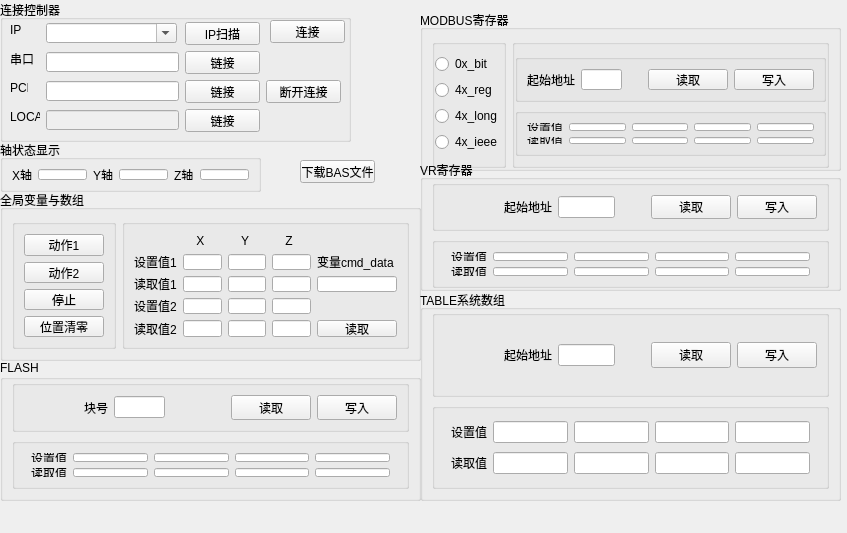
<?xml version="1.0" encoding="UTF-8"?>
<ui version="4.0">
 <class>Form</class>
 <widget class="QWidget" name="Form">
  <property name="geometry">
   <rect>
    <x>0</x>
    <y>0</y>
    <width>847</width>
    <height>533</height>
   </rect>
  </property>
  <property name="windowTitle">
   <string>Form</string>
  </property>
  <widget class="QGroupBox" name="groupBox_2">
   <property name="geometry">
    <rect>
     <x>0</x>
     <y>140</y>
     <width>261</width>
     <height>52</height>
    </rect>
   </property>
   <property name="title">
    <string>轴状态显示</string>
   </property>
   <layout class="QHBoxLayout" name="horizontalLayout">
    <item>
     <widget class="QLabel" name="label_2">
      <property name="text">
       <string>X轴</string>
      </property>
     </widget>
    </item>
    <item>
     <widget class="QLineEdit" name="edit_State_X">
      <property name="readOnly">
       <bool>true</bool>
      </property>
     </widget>
    </item>
    <item>
     <widget class="QLabel" name="label_3">
      <property name="text">
       <string>Y轴</string>
      </property>
     </widget>
    </item>
    <item>
     <widget class="QLineEdit" name="edit_State_Y">
      <property name="readOnly">
       <bool>true</bool>
      </property>
     </widget>
    </item>
    <item>
     <widget class="QLabel" name="label_4">
      <property name="text">
       <string>Z轴</string>
      </property>
     </widget>
    </item>
    <item>
     <widget class="QLineEdit" name="edit_State_Z">
      <property name="readOnly">
       <bool>true</bool>
      </property>
     </widget>
    </item>
   </layout>
  </widget>
  <widget class="QPushButton" name="btn_loadBAS">
   <property name="geometry">
    <rect>
     <x>300</x>
     <y>160</y>
     <width>75</width>
     <height>23</height>
    </rect>
   </property>
   <property name="text">
    <string>下载BAS文件</string>
   </property>
  </widget>
  <widget class="QGroupBox" name="groupBox_13">
   <property name="geometry">
    <rect>
     <x>420</x>
     <y>10</y>
     <width>421</width>
     <height>161</height>
    </rect>
   </property>
   <property name="title">
    <string>MODBUS寄存器</string>
   </property>
   <layout class="QHBoxLayout" name="horizontalLayout_4">
    <property name="bottomMargin">
     <number>0</number>
    </property>
    <item>
     <widget class="QGroupBox" name="groupBox_9">
      <property name="title">
       <string/>
      </property>
      <layout class="QVBoxLayout" name="verticalLayout_3">
       <property name="leftMargin">
        <number>0</number>
       </property>
       <property name="rightMargin">
        <number>0</number>
       </property>
       <item>
        <widget class="QRadioButton" name="radioButton_Bit">
         <property name="text">
          <string>0x_bit</string>
         </property>
        </widget>
       </item>
       <item>
        <widget class="QRadioButton" name="radioButton_Reg">
         <property name="text">
          <string>4x_reg</string>
         </property>
        </widget>
       </item>
       <item>
        <widget class="QRadioButton" name="radioButton_Long">
         <property name="text">
          <string>4x_long</string>
         </property>
        </widget>
       </item>
       <item>
        <widget class="QRadioButton" name="radioButton_Ieee">
         <property name="text">
          <string>4x_ieee</string>
         </property>
        </widget>
       </item>
      </layout>
     </widget>
    </item>
    <item>
     <widget class="QGroupBox" name="groupBox_10">
      <property name="title">
       <string/>
      </property>
      <layout class="QVBoxLayout" name="verticalLayout_4">
       <property name="leftMargin">
        <number>0</number>
       </property>
       <property name="rightMargin">
        <number>0</number>
       </property>
       <item>
        <widget class="QGroupBox" name="groupBox_11">
         <property name="title">
          <string/>
         </property>
         <layout class="QHBoxLayout" name="horizontalLayout_3">
          <item>
           <widget class="QLabel" name="label_19">
            <property name="text">
             <string>起始地址</string>
            </property>
           </widget>
          </item>
          <item>
           <widget class="QLineEdit" name="edit_Modbus_Num"/>
          </item>
          <item>
           <spacer name="horizontalSpacer_5">
            <property name="orientation">
             <enum>Qt::Horizontal</enum>
            </property>
            <property name="sizeType">
             <enum>QSizePolicy::Fixed</enum>
            </property>
            <property name="sizeHint" stdset="0">
             <size>
              <width>20</width>
              <height>20</height>
             </size>
            </property>
           </spacer>
          </item>
          <item>
           <widget class="QPushButton" name="btn_Modbus_Read">
            <property name="text">
             <string>读取</string>
            </property>
           </widget>
          </item>
          <item>
           <widget class="QPushButton" name="btn_Modbus_Write">
            <property name="text">
             <string>写入</string>
            </property>
           </widget>
          </item>
         </layout>
        </widget>
       </item>
       <item>
        <widget class="QGroupBox" name="groupBox_12">
         <property name="title">
          <string/>
         </property>
         <layout class="QGridLayout" name="gridLayout_4">
          <item row="0" column="1">
           <widget class="QLabel" name="label_20">
            <property name="text">
             <string>设置值</string>
            </property>
           </widget>
          </item>
          <item row="0" column="3">
           <widget class="QLineEdit" name="edit_Modbus_Set_2"/>
          </item>
          <item row="0" column="4">
           <widget class="QLineEdit" name="edit_Modbus_Set_3"/>
          </item>
          <item row="1" column="2">
           <widget class="QLineEdit" name="edit_Modbus_Get_1">
            <property name="readOnly">
             <bool>true</bool>
            </property>
           </widget>
          </item>
          <item row="1" column="5">
           <widget class="QLineEdit" name="edit_Modbus_Get_4">
            <property name="readOnly">
             <bool>true</bool>
            </property>
           </widget>
          </item>
          <item row="0" column="5">
           <widget class="QLineEdit" name="edit_Modbus_Set_4"/>
          </item>
          <item row="1" column="1">
           <widget class="QLabel" name="label_21">
            <property name="text">
             <string>读取值</string>
            </property>
           </widget>
          </item>
          <item row="1" column="3">
           <widget class="QLineEdit" name="edit_Modbus_Get_2">
            <property name="readOnly">
             <bool>true</bool>
            </property>
           </widget>
          </item>
          <item row="1" column="4">
           <widget class="QLineEdit" name="edit_Modbus_Get_3">
            <property name="readOnly">
             <bool>true</bool>
            </property>
           </widget>
          </item>
          <item row="0" column="0">
           <spacer name="horizontalSpacer_7">
            <property name="orientation">
             <enum>Qt::Horizontal</enum>
            </property>
            <property name="sizeHint" stdset="0">
             <size>
              <width>40</width>
              <height>20</height>
             </size>
            </property>
           </spacer>
          </item>
          <item row="0" column="2">
           <widget class="QLineEdit" name="edit_Modbus_Set_1"/>
          </item>
          <item row="0" column="6">
           <spacer name="horizontalSpacer_8">
            <property name="orientation">
             <enum>Qt::Horizontal</enum>
            </property>
            <property name="sizeHint" stdset="0">
             <size>
              <width>40</width>
              <height>20</height>
             </size>
            </property>
           </spacer>
          </item>
         </layout>
        </widget>
       </item>
      </layout>
     </widget>
    </item>
   </layout>
  </widget>
  <widget class="QGroupBox" name="groupBox_17">
   <property name="geometry">
    <rect>
     <x>420</x>
     <y>290</y>
     <width>421</width>
     <height>211</height>
    </rect>
   </property>
   <property name="title">
    <string>TABLE系统数组</string>
   </property>
   <layout class="QVBoxLayout" name="verticalLayout_6">
    <property name="topMargin">
     <number>0</number>
    </property>
    <property name="bottomMargin">
     <number>9</number>
    </property>
    <item>
     <widget class="QGroupBox" name="groupBox_18">
      <property name="title">
       <string/>
      </property>
      <layout class="QHBoxLayout" name="horizontalLayout_6">
       <item>
        <spacer name="horizontalSpacer_13">
         <property name="orientation">
          <enum>Qt::Horizontal</enum>
         </property>
         <property name="sizeType">
          <enum>QSizePolicy::Fixed</enum>
         </property>
         <property name="sizeHint" stdset="0">
          <size>
           <width>60</width>
           <height>20</height>
          </size>
         </property>
        </spacer>
       </item>
       <item>
        <widget class="QLabel" name="label_25">
         <property name="text">
          <string>起始地址</string>
         </property>
        </widget>
       </item>
       <item>
        <widget class="QLineEdit" name="edit_Table_Num"/>
       </item>
       <item>
        <spacer name="horizontalSpacer_14">
         <property name="orientation">
          <enum>Qt::Horizontal</enum>
         </property>
         <property name="sizeType">
          <enum>QSizePolicy::Fixed</enum>
         </property>
         <property name="sizeHint" stdset="0">
          <size>
           <width>30</width>
           <height>20</height>
          </size>
         </property>
        </spacer>
       </item>
       <item>
        <widget class="QPushButton" name="btn_Table_Read">
         <property name="text">
          <string>读取</string>
         </property>
        </widget>
       </item>
       <item>
        <widget class="QPushButton" name="btn_Table_Write">
         <property name="text">
          <string>写入</string>
         </property>
        </widget>
       </item>
      </layout>
     </widget>
    </item>
    <item>
     <widget class="QGroupBox" name="groupBox_19">
      <property name="title">
       <string/>
      </property>
      <layout class="QGridLayout" name="gridLayout_6">
       <item row="0" column="1">
        <widget class="QLabel" name="label_26">
         <property name="text">
          <string>设置值</string>
         </property>
        </widget>
       </item>
       <item row="0" column="3">
        <widget class="QLineEdit" name="edit_Table_Set_2"/>
       </item>
       <item row="0" column="4">
        <widget class="QLineEdit" name="edit_Table_Set_3"/>
       </item>
       <item row="1" column="2">
        <widget class="QLineEdit" name="edit_Table_Get_1">
         <property name="readOnly">
          <bool>true</bool>
         </property>
        </widget>
       </item>
       <item row="1" column="5">
        <widget class="QLineEdit" name="edit_Table_Get_4">
         <property name="readOnly">
          <bool>true</bool>
         </property>
        </widget>
       </item>
       <item row="0" column="5">
        <widget class="QLineEdit" name="edit_Table_Set_4"/>
       </item>
       <item row="1" column="1">
        <widget class="QLabel" name="label_27">
         <property name="text">
          <string>读取值</string>
         </property>
        </widget>
       </item>
       <item row="1" column="3">
        <widget class="QLineEdit" name="edit_Table_Get_2">
         <property name="readOnly">
          <bool>true</bool>
         </property>
        </widget>
       </item>
       <item row="1" column="4">
        <widget class="QLineEdit" name="edit_Table_Get_3">
         <property name="readOnly">
          <bool>true</bool>
         </property>
        </widget>
       </item>
       <item row="0" column="0">
        <spacer name="horizontalSpacer_15">
         <property name="orientation">
          <enum>Qt::Horizontal</enum>
         </property>
         <property name="sizeHint" stdset="0">
          <size>
           <width>40</width>
           <height>20</height>
          </size>
         </property>
        </spacer>
       </item>
       <item row="0" column="2">
        <widget class="QLineEdit" name="edit_Table_Set_1"/>
       </item>
       <item row="0" column="6">
        <spacer name="horizontalSpacer_16">
         <property name="orientation">
          <enum>Qt::Horizontal</enum>
         </property>
         <property name="sizeHint" stdset="0">
          <size>
           <width>40</width>
           <height>20</height>
          </size>
         </property>
        </spacer>
       </item>
      </layout>
     </widget>
    </item>
   </layout>
  </widget>
  <widget class="QGroupBox" name="groupBox_14">
   <property name="geometry">
    <rect>
     <x>420</x>
     <y>160</y>
     <width>421</width>
     <height>131</height>
    </rect>
   </property>
   <property name="title">
    <string>VR寄存器</string>
   </property>
   <layout class="QVBoxLayout" name="verticalLayout_5">
    <property name="topMargin">
     <number>0</number>
    </property>
    <property name="bottomMargin">
     <number>0</number>
    </property>
    <item>
     <widget class="QGroupBox" name="groupBox_15">
      <property name="title">
       <string/>
      </property>
      <layout class="QHBoxLayout" name="horizontalLayout_5">
       <item>
        <spacer name="horizontalSpacer_9">
         <property name="orientation">
          <enum>Qt::Horizontal</enum>
         </property>
         <property name="sizeType">
          <enum>QSizePolicy::Fixed</enum>
         </property>
         <property name="sizeHint" stdset="0">
          <size>
           <width>60</width>
           <height>20</height>
          </size>
         </property>
        </spacer>
       </item>
       <item>
        <widget class="QLabel" name="label_22">
         <property name="text">
          <string>起始地址</string>
         </property>
        </widget>
       </item>
       <item>
        <widget class="QLineEdit" name="edit_VR_Num"/>
       </item>
       <item>
        <spacer name="horizontalSpacer_10">
         <property name="orientation">
          <enum>Qt::Horizontal</enum>
         </property>
         <property name="sizeType">
          <enum>QSizePolicy::Fixed</enum>
         </property>
         <property name="sizeHint" stdset="0">
          <size>
           <width>30</width>
           <height>20</height>
          </size>
         </property>
        </spacer>
       </item>
       <item>
        <widget class="QPushButton" name="btn_VR_Read">
         <property name="text">
          <string>读取</string>
         </property>
        </widget>
       </item>
       <item>
        <widget class="QPushButton" name="btn_VR_Write">
         <property name="text">
          <string>写入</string>
         </property>
        </widget>
       </item>
      </layout>
     </widget>
    </item>
    <item>
     <widget class="QGroupBox" name="groupBox_16">
      <property name="title">
       <string/>
      </property>
      <layout class="QGridLayout" name="gridLayout_5">
       <item row="0" column="1">
        <widget class="QLabel" name="label_23">
         <property name="text">
          <string>设置值</string>
         </property>
        </widget>
       </item>
       <item row="0" column="3">
        <widget class="QLineEdit" name="edit_VR_Set_2"/>
       </item>
       <item row="0" column="4">
        <widget class="QLineEdit" name="edit_VR_Set_3"/>
       </item>
       <item row="1" column="2">
        <widget class="QLineEdit" name="edit_VR_Get_1">
         <property name="readOnly">
          <bool>true</bool>
         </property>
        </widget>
       </item>
       <item row="1" column="5">
        <widget class="QLineEdit" name="edit_VR_Get_4">
         <property name="readOnly">
          <bool>true</bool>
         </property>
        </widget>
       </item>
       <item row="0" column="5">
        <widget class="QLineEdit" name="edit_VR_Set_4"/>
       </item>
       <item row="1" column="1">
        <widget class="QLabel" name="label_24">
         <property name="text">
          <string>读取值</string>
         </property>
        </widget>
       </item>
       <item row="1" column="3">
        <widget class="QLineEdit" name="edit_VR_Get_2">
         <property name="readOnly">
          <bool>true</bool>
         </property>
        </widget>
       </item>
       <item row="1" column="4">
        <widget class="QLineEdit" name="edit_VR_Get_3">
         <property name="readOnly">
          <bool>true</bool>
         </property>
        </widget>
       </item>
       <item row="0" column="0">
        <spacer name="horizontalSpacer_11">
         <property name="orientation">
          <enum>Qt::Horizontal</enum>
         </property>
         <property name="sizeHint" stdset="0">
          <size>
           <width>40</width>
           <height>20</height>
          </size>
         </property>
        </spacer>
       </item>
       <item row="0" column="2">
        <widget class="QLineEdit" name="edit_VR_Set_1"/>
       </item>
       <item row="0" column="6">
        <spacer name="horizontalSpacer_12">
         <property name="orientation">
          <enum>Qt::Horizontal</enum>
         </property>
         <property name="sizeHint" stdset="0">
          <size>
           <width>40</width>
           <height>20</height>
          </size>
         </property>
        </spacer>
       </item>
      </layout>
     </widget>
    </item>
   </layout>
  </widget>
  <widget class="QGroupBox" name="groupBox_3">
   <property name="geometry">
    <rect>
     <x>0</x>
     <y>190</y>
     <width>421</width>
     <height>171</height>
    </rect>
   </property>
   <property name="title">
    <string>全局变量与数组</string>
   </property>
   <layout class="QGridLayout" name="gridLayout_2">
    <item row="0" column="0">
     <widget class="QGroupBox" name="groupBox_4">
      <property name="title">
       <string/>
      </property>
      <layout class="QVBoxLayout" name="verticalLayout">
       <item>
        <widget class="QPushButton" name="btn_Run_1">
         <property name="text">
          <string>动作1</string>
         </property>
        </widget>
       </item>
       <item>
        <widget class="QPushButton" name="btn_Run_2">
         <property name="text">
          <string>动作2</string>
         </property>
        </widget>
       </item>
       <item>
        <widget class="QPushButton" name="btn_Stop">
         <property name="text">
          <string>停止</string>
         </property>
        </widget>
       </item>
       <item>
        <widget class="QPushButton" name="btn_Clear">
         <property name="text">
          <string>位置清零</string>
         </property>
        </widget>
       </item>
      </layout>
     </widget>
    </item>
    <item row="0" column="1">
     <widget class="QGroupBox" name="groupBox_5">
      <property name="title">
       <string/>
      </property>
      <layout class="QGridLayout" name="gridLayout">
       <item row="0" column="0">
        <widget class="QLabel" name="label_6">
         <property name="text">
          <string/>
         </property>
        </widget>
       </item>
       <item row="0" column="1">
        <widget class="QLabel" name="label_7">
         <property name="text">
          <string>    X</string>
         </property>
        </widget>
       </item>
       <item row="0" column="2">
        <widget class="QLabel" name="label_8">
         <property name="text">
          <string>    Y</string>
         </property>
        </widget>
       </item>
       <item row="0" column="3">
        <widget class="QLabel" name="label_9">
         <property name="text">
          <string>    Z</string>
         </property>
        </widget>
       </item>
       <item row="0" column="4">
        <widget class="QLabel" name="label_14">
         <property name="text">
          <string/>
         </property>
        </widget>
       </item>
       <item row="1" column="0">
        <widget class="QLabel" name="label_5">
         <property name="text">
          <string>设置值1</string>
         </property>
        </widget>
       </item>
       <item row="1" column="1">
        <widget class="QLineEdit" name="edit_X_Set_1">
         <property name="readOnly">
          <bool>false</bool>
         </property>
        </widget>
       </item>
       <item row="1" column="2">
        <widget class="QLineEdit" name="edit_Y_Set_1">
         <property name="readOnly">
          <bool>false</bool>
         </property>
        </widget>
       </item>
       <item row="1" column="3">
        <widget class="QLineEdit" name="edit_Z_Set_1">
         <property name="readOnly">
          <bool>false</bool>
         </property>
        </widget>
       </item>
       <item row="1" column="4">
        <widget class="QLabel" name="label_13">
         <property name="text">
          <string>变量cmd_data</string>
         </property>
        </widget>
       </item>
       <item row="2" column="0">
        <widget class="QLabel" name="label_10">
         <property name="text">
          <string>读取值1</string>
         </property>
        </widget>
       </item>
       <item row="2" column="1">
        <widget class="QLineEdit" name="edit_X_Get_1">
         <property name="readOnly">
          <bool>false</bool>
         </property>
        </widget>
       </item>
       <item row="2" column="2">
        <widget class="QLineEdit" name="edit_Y_Get_1">
         <property name="readOnly">
          <bool>false</bool>
         </property>
        </widget>
       </item>
       <item row="2" column="3">
        <widget class="QLineEdit" name="edit_Z_Get_1">
         <property name="readOnly">
          <bool>false</bool>
         </property>
        </widget>
       </item>
       <item row="3" column="0">
        <widget class="QLabel" name="label_11">
         <property name="text">
          <string>设置值2</string>
         </property>
        </widget>
       </item>
       <item row="3" column="1">
        <widget class="QLineEdit" name="edit_X_Set_2">
         <property name="readOnly">
          <bool>true</bool>
         </property>
        </widget>
       </item>
       <item row="3" column="2">
        <widget class="QLineEdit" name="edit_Y_Set_2">
         <property name="readOnly">
          <bool>true</bool>
         </property>
        </widget>
       </item>
       <item row="3" column="3">
        <widget class="QLineEdit" name="edit_Z_Set_2">
         <property name="readOnly">
          <bool>true</bool>
         </property>
        </widget>
       </item>
       <item row="3" column="4">
        <widget class="QLabel" name="label_15">
         <property name="text">
          <string/>
         </property>
        </widget>
       </item>
       <item row="4" column="0">
        <widget class="QLabel" name="label_12">
         <property name="text">
          <string>读取值2</string>
         </property>
        </widget>
       </item>
       <item row="4" column="1">
        <widget class="QLineEdit" name="edit_X_Get_2">
         <property name="readOnly">
          <bool>true</bool>
         </property>
        </widget>
       </item>
       <item row="4" column="2">
        <widget class="QLineEdit" name="edit_Y_Get_2">
         <property name="readOnly">
          <bool>true</bool>
         </property>
        </widget>
       </item>
       <item row="4" column="3">
        <widget class="QLineEdit" name="edit_Z_Get_2">
         <property name="readOnly">
          <bool>true</bool>
         </property>
        </widget>
       </item>
       <item row="4" column="4">
        <widget class="QPushButton" name="btn_Val_Read">
         <property name="text">
          <string>读取</string>
         </property>
        </widget>
       </item>
       <item row="2" column="4">
        <widget class="QLineEdit" name="edit_Val"/>
       </item>
      </layout>
     </widget>
    </item>
   </layout>
  </widget>
  <widget class="QGroupBox" name="groupBox_6">
   <property name="geometry">
    <rect>
     <x>0</x>
     <y>360</y>
     <width>421</width>
     <height>141</height>
    </rect>
   </property>
   <property name="title">
    <string>FLASH</string>
   </property>
   <layout class="QVBoxLayout" name="verticalLayout_2">
    <property name="topMargin">
     <number>0</number>
    </property>
    <property name="bottomMargin">
     <number>9</number>
    </property>
    <item>
     <widget class="QGroupBox" name="groupBox_7">
      <property name="title">
       <string/>
      </property>
      <layout class="QHBoxLayout" name="horizontalLayout_2">
       <item>
        <spacer name="horizontalSpacer_2">
         <property name="orientation">
          <enum>Qt::Horizontal</enum>
         </property>
         <property name="sizeType">
          <enum>QSizePolicy::Fixed</enum>
         </property>
         <property name="sizeHint" stdset="0">
          <size>
           <width>60</width>
           <height>20</height>
          </size>
         </property>
        </spacer>
       </item>
       <item>
        <widget class="QLabel" name="label_16">
         <property name="text">
          <string>块号</string>
         </property>
        </widget>
       </item>
       <item>
        <widget class="QLineEdit" name="edit_Flash_Num"/>
       </item>
       <item>
        <spacer name="horizontalSpacer">
         <property name="orientation">
          <enum>Qt::Horizontal</enum>
         </property>
         <property name="sizeType">
          <enum>QSizePolicy::Fixed</enum>
         </property>
         <property name="sizeHint" stdset="0">
          <size>
           <width>60</width>
           <height>20</height>
          </size>
         </property>
        </spacer>
       </item>
       <item>
        <widget class="QPushButton" name="btn_Flash_Read">
         <property name="text">
          <string>读取</string>
         </property>
        </widget>
       </item>
       <item>
        <widget class="QPushButton" name="btn_Flash_Write">
         <property name="text">
          <string>写入</string>
         </property>
        </widget>
       </item>
      </layout>
     </widget>
    </item>
    <item>
     <widget class="QGroupBox" name="groupBox_8">
      <property name="title">
       <string/>
      </property>
      <layout class="QGridLayout" name="gridLayout_3">
       <item row="0" column="1">
        <widget class="QLabel" name="label_17">
         <property name="text">
          <string>设置值</string>
         </property>
        </widget>
       </item>
       <item row="0" column="3">
        <widget class="QLineEdit" name="edit_Flash_Set_2"/>
       </item>
       <item row="0" column="4">
        <widget class="QLineEdit" name="edit_Flash_Set_3"/>
       </item>
       <item row="0" column="6">
        <spacer name="horizontalSpacer_4">
         <property name="orientation">
          <enum>Qt::Horizontal</enum>
         </property>
         <property name="sizeHint" stdset="0">
          <size>
           <width>40</width>
           <height>20</height>
          </size>
         </property>
        </spacer>
       </item>
       <item row="1" column="5">
        <widget class="QLineEdit" name="edit_Flash_Get_4">
         <property name="readOnly">
          <bool>true</bool>
         </property>
        </widget>
       </item>
       <item row="0" column="5">
        <widget class="QLineEdit" name="edit_Flash_Set_4"/>
       </item>
       <item row="1" column="1">
        <widget class="QLabel" name="label_18">
         <property name="text">
          <string>读取值</string>
         </property>
        </widget>
       </item>
       <item row="1" column="3">
        <widget class="QLineEdit" name="edit_Flash_Get_2">
         <property name="readOnly">
          <bool>true</bool>
         </property>
        </widget>
       </item>
       <item row="1" column="4">
        <widget class="QLineEdit" name="edit_Flash_Get_3">
         <property name="readOnly">
          <bool>true</bool>
         </property>
        </widget>
       </item>
       <item row="0" column="0">
        <spacer name="horizontalSpacer_3">
         <property name="orientation">
          <enum>Qt::Horizontal</enum>
         </property>
         <property name="sizeHint" stdset="0">
          <size>
           <width>40</width>
           <height>20</height>
          </size>
         </property>
        </spacer>
       </item>
       <item row="0" column="2">
        <widget class="QLineEdit" name="edit_Flash_Set_1"/>
       </item>
       <item row="1" column="2">
        <widget class="QLineEdit" name="edit_Flash_Get_1">
         <property name="readOnly">
          <bool>true</bool>
         </property>
        </widget>
       </item>
      </layout>
     </widget>
    </item>
   </layout>
  </widget>
  <widget class="QGroupBox" name="groupBox">
   <property name="geometry">
    <rect>
     <x>0</x>
     <y>0</y>
     <width>351</width>
     <height>142</height>
    </rect>
   </property>
   <property name="sizePolicy">
    <sizepolicy hsizetype="Preferred" vsizetype="Fixed">
     <horstretch>0</horstretch>
     <verstretch>0</verstretch>
    </sizepolicy>
   </property>
   <property name="title">
    <string>连接控制器</string>
   </property>
   <widget class="QLabel" name="label">
    <property name="geometry">
     <rect>
      <x>10</x>
      <y>22</y>
      <width>16</width>
      <height>16</height>
     </rect>
    </property>
    <property name="sizePolicy">
     <sizepolicy hsizetype="Fixed" vsizetype="Preferred">
      <horstretch>0</horstretch>
      <verstretch>0</verstretch>
     </sizepolicy>
    </property>
    <property name="text">
     <string>IP</string>
    </property>
   </widget>
   <widget class="QComboBox" name="comboBox">
    <property name="geometry">
     <rect>
      <x>46</x>
      <y>23</y>
      <width>131</width>
      <height>20</height>
     </rect>
    </property>
    <property name="sizePolicy">
     <sizepolicy hsizetype="Fixed" vsizetype="Fixed">
      <horstretch>0</horstretch>
      <verstretch>0</verstretch>
     </sizepolicy>
    </property>
    <property name="editable">
     <bool>true</bool>
    </property>
    <property name="currentText">
     <string/>
    </property>
   </widget>
   <widget class="QPushButton" name="btn_close">
    <property name="geometry">
     <rect>
      <x>266</x>
      <y>80</y>
      <width>75</width>
      <height>23</height>
     </rect>
    </property>
    <property name="sizePolicy">
     <sizepolicy hsizetype="Fixed" vsizetype="Fixed">
      <horstretch>0</horstretch>
      <verstretch>0</verstretch>
     </sizepolicy>
    </property>
    <property name="text">
     <string>断开连接</string>
    </property>
   </widget>
   <widget class="QPushButton" name="btn_open">
    <property name="geometry">
     <rect>
      <x>270</x>
      <y>20</y>
      <width>75</width>
      <height>23</height>
     </rect>
    </property>
    <property name="sizePolicy">
     <sizepolicy hsizetype="Fixed" vsizetype="Fixed">
      <horstretch>0</horstretch>
      <verstretch>0</verstretch>
     </sizepolicy>
    </property>
    <property name="text">
     <string>连接</string>
    </property>
   </widget>
   <widget class="QPushButton" name="btn_ip_scan">
    <property name="geometry">
     <rect>
      <x>185</x>
      <y>22</y>
      <width>75</width>
      <height>23</height>
     </rect>
    </property>
    <property name="text">
     <string>IP扫描</string>
    </property>
   </widget>
   <widget class="QPushButton" name="btn_local">
    <property name="geometry">
     <rect>
      <x>185</x>
      <y>109</y>
      <width>75</width>
      <height>23</height>
     </rect>
    </property>
    <property name="text">
     <string>链接</string>
    </property>
   </widget>
   <widget class="QLabel" name="label_28">
    <property name="geometry">
     <rect>
      <x>10</x>
      <y>80</y>
      <width>18</width>
      <height>16</height>
     </rect>
    </property>
    <property name="text">
     <string>PCI</string>
    </property>
   </widget>
   <widget class="QPushButton" name="btn_pci">
    <property name="geometry">
     <rect>
      <x>185</x>
      <y>80</y>
      <width>75</width>
      <height>23</height>
     </rect>
    </property>
    <property name="text">
     <string>链接</string>
    </property>
   </widget>
   <widget class="QLineEdit" name="edit_com">
    <property name="geometry">
     <rect>
      <x>46</x>
      <y>52</y>
      <width>133</width>
      <height>20</height>
     </rect>
    </property>
   </widget>
   <widget class="QLabel" name="label_29">
    <property name="geometry">
     <rect>
      <x>10</x>
      <y>51</y>
      <width>24</width>
      <height>16</height>
     </rect>
    </property>
    <property name="text">
     <string>串口</string>
    </property>
   </widget>
   <widget class="QPushButton" name="btn_com">
    <property name="geometry">
     <rect>
      <x>185</x>
      <y>51</y>
      <width>75</width>
      <height>23</height>
     </rect>
    </property>
    <property name="text">
     <string>链接</string>
    </property>
   </widget>
   <widget class="QLineEdit" name="edit_local">
    <property name="enabled">
     <bool>false</bool>
    </property>
    <property name="geometry">
     <rect>
      <x>46</x>
      <y>110</y>
      <width>133</width>
      <height>20</height>
     </rect>
    </property>
   </widget>
   <widget class="QLineEdit" name="edit_pci">
    <property name="geometry">
     <rect>
      <x>46</x>
      <y>81</y>
      <width>133</width>
      <height>20</height>
     </rect>
    </property>
   </widget>
   <widget class="QLabel" name="label_30">
    <property name="geometry">
     <rect>
      <x>10</x>
      <y>109</y>
      <width>30</width>
      <height>16</height>
     </rect>
    </property>
    <property name="text">
     <string>LOCAL</string>
    </property>
   </widget>
  </widget>
 </widget>
 <resources/>
 <connections/>
</ui>
